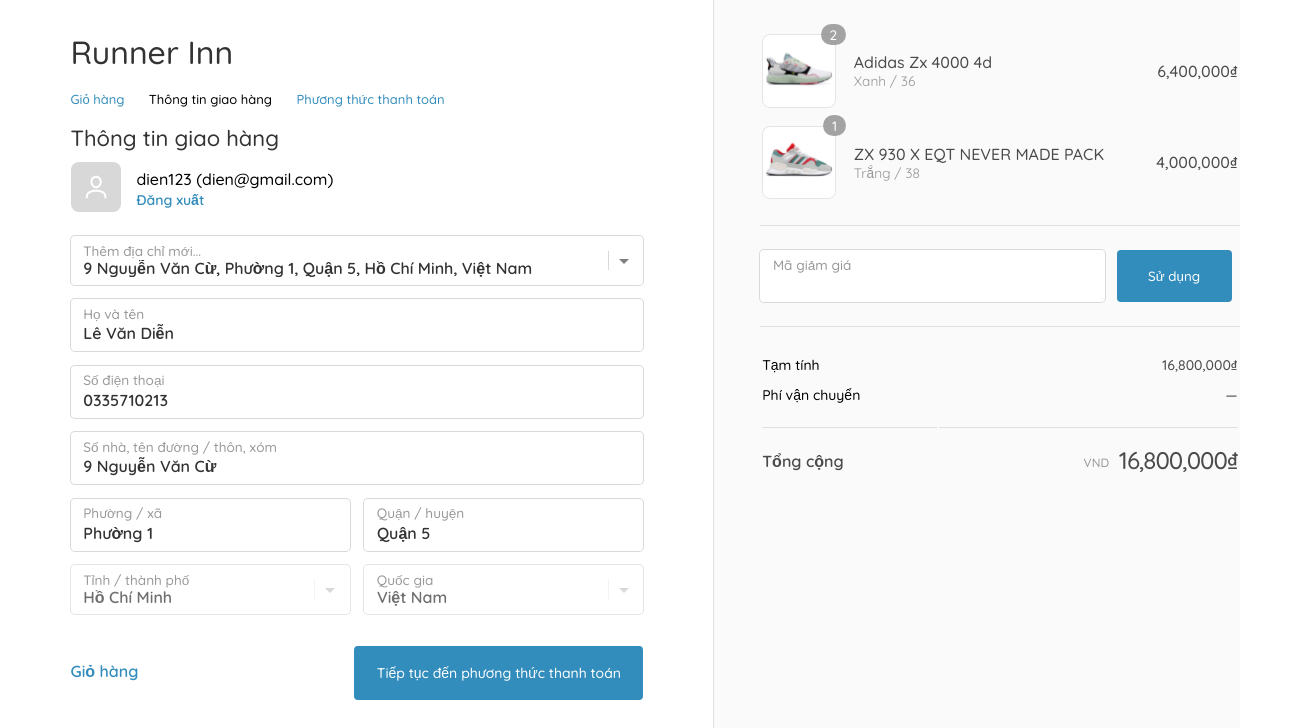
Page /src/shipdetails.php (signed in) on the committed database.
### tables this page shows
CREATE TABLE `khachhang` (
  `makhachhang` int(11) NOT NULL,
  `tenkhachhang` varchar(50) DEFAULT NULL,
  `email` varchar(256) DEFAULT NULL,
  `sdt` varchar(11) DEFAULT NULL,
  `tentk` varchar(256) DEFAULT NULL,
  `matkhau` int(11) DEFAULT NULL,
  `khoa` int(2) DEFAULT NULL
);

CREATE TABLE `sanpham` (
  `masp` int(11) NOT NULL,
  `tensp` varchar(256) DEFAULT NULL,
  `mota` varchar(256) DEFAULT NULL,
  `giatien` int(11) DEFAULT NULL,
  `mathuonghieu` int(11) DEFAULT NULL,
  `maloai` int(11) DEFAULT NULL,
  `madanhmuc` int(11) DEFAULT NULL,
  `soluong` int(11) DEFAULT NULL,
  `an` int(2) DEFAULT NULL
);

### src/shipdetails.php (the view, shortened to what this page needs)
<!DOCTYPE html>
<html lang="en">
<head>
    <link rel="stylesheet" href="/asset/css/payment.css">
    <link rel="stylesheet" href="../asset/font/awesome-6-pro/css/all.css">
</head>
<body>
    <?php
    $db = new PDO("mysql:host=localhost;dbname=runnerinn", "root", "");
    ?>
    <div class="row">
        <div class="main">
            <div class="main-header">
                <a href="">
                    <h1>Runner Inn</h1>
                </a>
                <ul>
                    <li><a href="cart.php" class="current">Giỏ hàng</a><i class="fa-light fa-angle-right"></i></li>
                    <li>Thông tin giao hàng<i class="fa-light fa-angle-right"></i></li>
                    <li><a href="paymentmethod.php" class="current">Phương thức thanh toán</a></i></li>
                </ul>
            </div>
            <div class="main-content">
                <div class="section">
                    <div class="section-header">
                        <h2 class="section-title">Thông tin giao hàng</h2>
                    </div>
                    <div class="section-customer">
                        <div class="logo">
                            <div class="logo-customer">
                                <div class="avatar"></div>
                            </div>
                            <div class="customer-infomartion">
                                <?php
                                $user = $db->prepare("SELECT tentk,email from khachhang where makhachhang = :userID");
                                $user->bindParam(":userID", $_SESSION["userID"]);
                                $user->execute();
                                $infoUser = $user->fetch(PDO::FETCH_ASSOC);
                                ?>
                                <p style="font-weight: 500;"><?php echo $infoUser["tentk"] ?>&nbsp;(<?php echo $infoUser["email"] ?>)</p>
                                <form action="/controller/logout.php" id="logout-form" method="POST">
                                    <button type="submit" name="logout" class="current">Đăng xuất</button>
                                </form>
                            </div>
                        </div>
                        <div class="fieldset">
                            <div class="field">
                                <div class="field-input-wrapper field-input-wrapper-select">
                                    <label class="field-label" for="">Thêm địa chỉ mới...</label>
                                    <select class="field-input" name="" id="address">
                                        <?php
                                        $address = $db->prepare("SELECT * from diachi,khachhang where khachhang.makhachhang = diachi.makhachhang and khachhang.makhachhang = :userID");
                                        $address->bindParam(":userID", $_SESSION["userID"]);
                                        $address->execute();
                                        $listAddress = $address->fetchAll(PDO::FETCH_ASSOC);
                                        foreach ($listAddress as $row) {
                                            if ($row["macdinh"] == 1) {
                                        ?>
                                                <option value="1" <?php echo "selected" ?> data-properties='{"hoten": "<?php echo $row["tenkhachhang"] ?>","sdt": "<?php echo $row["sdt"] ?>","tenduong": "<?php echo $row["tenduong"] ?>","phuong": "<?php echo $row["phuong"] ?>","quan": "<?php echo $row["quan"] ?>","thanhpho": "<?php echo $row["thanhpho"] ?>","quocgia": "<?php echo $row["quocgia"] ?>"}'><?php echo $row["tenduong"] . ",&nbsp;" . $row["phuong"] . ",&nbsp;" . $row["quan"] . ",&nbsp;" . $row["thanhpho"] . ",&nbsp;" . $row["quocgia"] ?></option>
                                        <?php
                                            }
                                        }
                                        ?>
                                    </select>
                                </div>
                            </div>
                            <div class="field">
                                <div class="field-input-wrapper">
                                    <label class="field-label" for="">Họ và tên</label>
                                    <?php
                                    $tenKH = $db->prepare("SELECT tenkhachhang from khachhang where makhachhang = :userID");
                                    $tenKH->bindParam(":userID", $_SESSION["userID"]);
                                    $tenKH->execute();
                                    $tkh = $tenKH->fetch(PDO::FETCH_ASSOC)
                                    ?>
                                    <input class="field-input name" type="text" value="<?php echo $tkh["tenkhachhang"] ?>">
                                </div>
                            </div>
                            <div class="field">
                                <div class="field-input-wrapper">
                                    <label class="field-label" for="">Số điện thoại</label>
                                    <input class="field-input phone" type="text">
                                </div>
                            </div>
                        </div>
                    </div>
                    <div class="section-content">
                        <div class="fieldset">
                            <div class="field">
                                <div class="field-input-wrapper">
                                    <label class="field-label" for="">Số nhà, tên đường / thôn, xóm</label>
                                    <input class="field-input apartment" type="text">
                                </div>
                            </div>
                            <div class="field field-half">
                                <div class="field-input-wrapper">
                                    <label class="field-label" for="">Phường / xã</label>
                                    <input class="field-input ward" type="text">
                                </div>
                            </div>
                            <div class="field field-half">
                                <div class="field-input-wrapper">
                                    <label class="field-label" for="">Quận / huyện</label>
                                    <input class="field-input district" type="text">
                                </div>
                            </div>
                            <div class="field field-half field-bottom">
                                <div class="field-input-wrapper field-input-wrapper-select">
                                    <label class="field-label" for="">Tỉnh / thành phố</label>
                                    <select class="field-input" name="" id="city">
                                        <option data-code="HC" value="Hồ Chí Minh">Hồ Chí Minh</option>
                                    </select>
                                </div>
                            </div>
                            <div class="field field-half field-bottom">
                                <div class="field-input-wrapper field-input-wrapper-select">
                                    <label class="field-label" for="">Quốc gia</label>
                                    <select class="field-input" name="" id="country">
                                        <option value="Việt Nam">Việt Nam</option>
                                    </select>
                                </div>
                            </div>
                        </div>
                    </div>
                    <div class="section-footer">
                        <a href="cart.php" class="current">Giỏ hàng</a>
                        <form action="paymentmethod.php" id="nextPayment">
                            <button class="nextPayment" ">Tiếp tục đến phương thức thanh toán</button>
                        </form>
                    </div>
                </div>
            </div>
        </div>
        <div class="sidebar">
            <div class="sidebar-content">
                <div class="order-summary-section order-summary-section-product-list">
                    <table class="product-table">
                        <tbody>
                            <?php
                            $productCart = $db->prepare("SELECT distinct tensp, urlmain,giohang.soluong,kichthuoc,mausac,makhachhang,sanpham.masp,giatien from sanpham,giohang,hinhanhsp where sanpham.masp = giohang.masp and sanpham.masp = hinhanhsp.masp");
                            $productCart->execute();
                            $listProduct = $productCart->fetchAll(PDO::FETCH_ASSOC);
                            foreach ($listProduct as $row) {
                                if ($row["makhachhang"] == $_SESSION["userID"]) {
                            ?>
                                    <tr class="product" data-product-id="<?php echo $row["masp"] ?>">
                                        <td class="product-image">
                                            <div class="product-thumbnail">
                                                <div class="product-thumbnail-wrapper">
                                                    <img class="product-thumbnail-image" alt="<?php echo $row["tensp"] ?>" src="<?php echo $row["urlmain"] ?>">
                                                </div>
                                                <span class="product-thumbnail-quantity" aria-hidden="true"><?php echo $row["soluong"] ?></span>
                                            </div>
                                        </td>
                                        <td class="product-description">
                                            <span class="product-description-name order-summary-emphasis"><?php echo $row["tensp"] ?></span>
                                            <span class="product-description-variant order-summary-small-text">
                                                <?php echo $row["mausac"] ?>&nbsp;/&nbsp;<?php echo $row["kichthuoc"] ?>
                                            </span>
                                        </td>
                                        <td class="product-price">
                                            <span class="order-summary-emphasis"><?php echo number_format($row["giatien"]) ?>₫</span>
                                        </td>
                                    </tr>
                            <?php }
                            } ?>
                        </tbody>
                    </table>
                </div>
                <div class="order-summary-section order-summary-section-discount">
                    <div class="fieldset">
                        <div class="field">
                            <div class="field-input-btn-wrapper">
                                <div class="field-input-wrapper">
                                    <input placeholder="" class="field-input" size="30" type="text" value="">
                                    <label for="" class="field-label" for="">Mã giảm giá</label>
                                </div>
                                <button type="submit" class="field-input-btn">Sử dụng</button>
                            </div>
                        </div>
                    </div>
                </div>
                <div class="order-summary-section order-summary-section-total-lines payment-lines">
                    <table class="total-line-table">
                        <tbody>
                            <?php
                            $total = $db->prepare("SELECT sum(giatien*giohang.soluong) from giohang,sanpham where sanpham.masp =giohang.masp and makhachhang = :userID");
                            $total->bindParam(':userID', $_SESSION['userID']);
                            $total->execute();
                            $totalCart = $total->fetch(PDO::FETCH_ASSOC);
                            ?>
                            <tr class="total-line total-line-subtotal">
                                <td class="total-line-name">Tạm tính</td>
                                <td class="total-line-price">
                                    <span class="order-summary-emphasis" data-price-target="<?php echo number_format($totalCart["sum(giatien*giohang.soluong)"]) ?>">
                                        <?php echo number_format($totalCart["sum(giatien*giohang.soluong)"]) ?>₫
                                    </span>
                                </td>
                            </tr>
                            <tr class="total-line total-line-shipping">
                                <td class="total-line-name">Phí vận chuyển</td>
                                <td class="total-line-price">
                                    <span class="order-summary-emphasis">—</span>
                                </td>
                            </tr>
                        </tbody>
                        <tfoot class="total-line-table-footer">
                            <tr class="total-line">
                                <td class="total-line-name payment-due-label">
                                    <span class="payment-due-label-total">Tổng cộng</span>
                                </td>
                                <td class="total-line-name payment-due">
                                    <span class="payment-due-currency">VND</span>
                                    <span class="payment-due-price" data-payment-target="<?php echo number_format($totalCart["sum(giatien*giohang.soluong)"]) ?>">
                                        <?php echo number_format($totalCart["sum(giatien*giohang.soluong)"]) ?>₫
                                    </span>
                                </td>
                            </tr>
                        </tfoot>
                    </table>
                </div>
            </div>
        </div>
    </div>
</body>
</html>

### rows in the picture
khachhang: tentk "dien123", email "dien@gmail.com", tenkhachhang "Lê Văn Diễn"
sanpham: shows a picture, soluong "2", tensp "Adidas Zx 4000 4d", mausac "Xanh", kichthuoc "36", giatien "6,400,000"
sanpham: shows a picture, soluong "1", tensp "ZX 930 X EQT NEVER MADE PACK", mausac "Trắng", kichthuoc "38", giatien "4,000,000"

### other values in the picture
$totalCart["sum(giatien*giohang.soluong)"] "16,800,000"
form field value "9 Nguyễn Văn Cừ, Phường 1, Quận 5, Hồ Chí Minh, Việt Nam"
